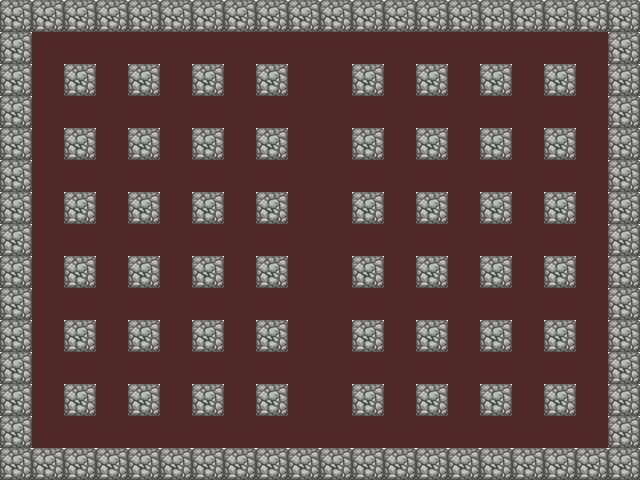

Below is a game level as drawn by its tile map, then a one-line description and the .tmx that defines it (tile-layer data replaced by summaries):
An orthogonal 20x15 tile map with 32x32 px tiles, 2 tile layers (Background, Walls).

<map version="1.0" orientation="orthogonal" renderorder="right-down" width="20" height="15" tilewidth="32" tileheight="32" nextobjectid="1">
 <tileset firstgid="1" name="tileset" tilewidth="32" tileheight="32" tilecount="4">
  <image source="tileset.png" width="64" height="64" />
 </tileset>
 <layer name="Background" width="20" height="15">
  <data>[300 cells, 300 non-empty, 1 distinct tile ids]</data>
 </layer>
 <layer name="Walls" width="20" height="15">
  <data>[300 cells, 114 non-empty, 1 distinct tile ids]</data>
 </layer>
</map>